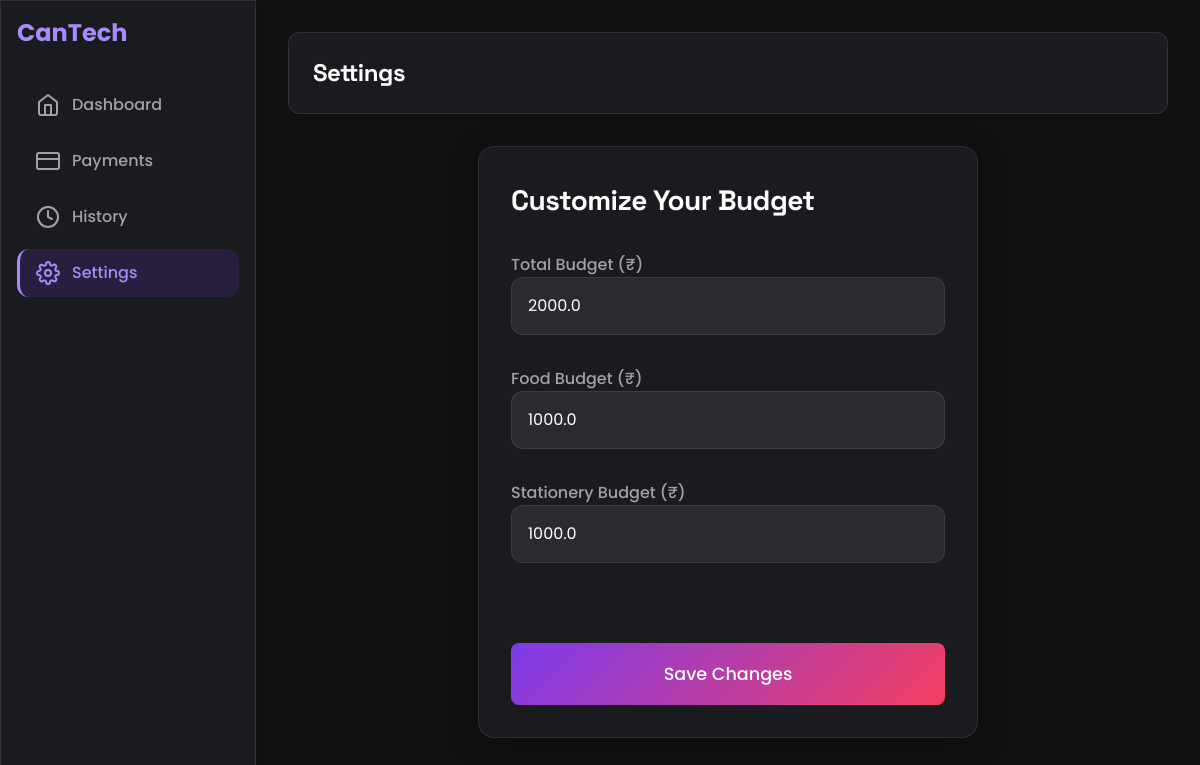
The page /settings (signed in) on the database its author committed.
### tables this page shows
CREATE TABLE users (
                            id INTEGER PRIMARY KEY AUTOINCREMENT,
                            name TEXT NOT NULL,
                            college TEXT NOT NULL,
                            student_id TEXT UNIQUE NOT NULL,
                            email TEXT UNIQUE NOT NULL,
                            password TEXT NOT NULL, status TEXT NOT NULL DEFAULT 'pending', total_budget REAL DEFAULT 2000, food_budget REAL DEFAULT 1000, stationery_budget REAL DEFAULT 1000);

### app.py (the view, shortened to what this page needs)
@app.route('/settings', methods=['GET', 'POST'])
@login_required
def settings():
    total_budget = 2000
    food_budget = 1000
    stationery_budget = 1000
    with sqlite3.connect("users.db") as conn:
        cursor = conn.cursor()
        cursor.execute("SELECT total_budget, food_budget, stationery_budget FROM users WHERE id = ?", (current_user.id,))
        result = cursor.fetchone()
        if result:
            total_budget, food_budget, stationery_budget = result
    return render_template('setting.html',
                           total_budget=total_budget,
                           food_budget=food_budget,
                           stationery_budget=stationery_budget)

### app.py (called while the page is built)
@login_manager.user_loader
def load_user(user_id):
    if user_id == "0":
        return User(id=0, email='admin', password='123')
    with sqlite3.connect("users.db") as conn:
        cursor = conn.cursor()
        cursor.execute("SELECT id, email, password FROM users WHERE id = ?", (user_id,))
        user = cursor.fetchone()
        if user:
            return User(id=user[0], email=user[1], password=user[2])
    return None

### templates/setting.html (shortened to what this page needs)
<!DOCTYPE html>
<html lang="en" class="dark">
<head>
    <link href="https://cdnjs.cloudflare.com/ajax/libs/tailwindcss/2.2.19/tailwind.min.css" rel="stylesheet">
</head>
<body class="bg-gray-50">
    <div class="flex min-h-screen">
        <aside class="w-64 bg-white shadow-lg p-4 space-y-4">
            <div class="text-2xl font-bold text-brand mb-8">CanTech</div>
            <nav class="space-y-2">
                <a href="{{ url_for('dashboard') }}" class="sidebar-link flex items-center space-x-3 p-3">
                    <i data-feather="home"></i>
                    <span>Dashboard</span>
                </a>
                <a href="{{ url_for('payments') }}" class="sidebar-link flex items-center space-x-3 p-3">
                    <i data-feather="credit-card"></i>
                    <span>Payments</span>
                </a>
                <a href="{{ url_for('history') }}" class="sidebar-link flex items-center space-x-3 p-3">
                    <i data-feather="clock"></i>
                    <span>History</span>
                </a>
                <a href="{{ url_for('settings') }}" class="sidebar-link active flex items-center space-x-3 p-3">
                    <i data-feather="settings"></i>
                    <span>Settings</span>
                </a>
            </nav>
        </aside>
        <main class="flex-1 p-8">
            <header class="flex justify-between items-center mb-8 bg-white p-6 rounded-xl shadow-sm">
                <div>
                    <h1 class="text-2xl font-bold text-gray-800">Settings</h1>
                </div>
            </header>
            <div class="form-section max-w-2xl mx-auto">
                <h3>Customize Your Budget</h3>
                <form method="POST" action="{{ url_for('settings') }}" id="budgetForm">
                    <div class="form-group">
                        <label for="total_budget">Total Budget (₹)</label>
                        <input type="number" id="total_budget" name="limit" min="1000" max="10000" value="{{ total_budget }}" required>
                    </div>
                    <div class="form-group">
                        <label for="food_budget">Food Budget (₹)</label>
                        <input type="number" id="food_budget" name="food_limit" min="500" max="{{ total_budget }}" value="{{ food_budget }}" required>
                    </div>
                    <div class="form-group">
                        <label for="stationery_budget">Stationery Budget (₹)</label>
                        <input type="number" id="stationery_budget" name="stationery_limit" min="500" max="{{ total_budget }}" value="{{ stationery_budget }}" required>
                    </div>
                    <div>
                        <button type="submit" class="settings-btn w-full">Save Changes</button>
                    </div>
                </form>
            </div>
        </main>
    </div>
</body>
</html>

### templates/setting.html (style rules this page uses)
:root { --primary: #7C3AED; --primary-light: #A78BFA; --surface: #1A1B1E; --surface-light: #2A2B2F; --background: #111112; --text-primary: #FFFFFF; --text-secondary: #A1A1AA; --accent: #F43F5E; --gradient: linear-gradient(135deg, #7C3AED, #F43F5E); }
body { background-color: var(--background); color: var(--text-primary); font-family: 'Poppins', sans-serif; }
h1, h2, h3, .brand-text { font-family: 'Space Grotesk', sans-serif; letter-spacing: -0.02em; }
.sidebar-link { color: var(--text-secondary); font-weight: 500; transition: all 0.3s ease; border-radius: 0.75rem; padding: 0.75rem 1rem; margin-bottom: 0.25rem; border-left: 3px solid transparent; }
.sidebar-link.active { background: rgba(124, 58, 237, 0.15); color: var(--primary-light); border-left-color: var(--primary-light); }
aside, header, .transaction-item { background-color: var(--surface); border: 1px solid rgba(255, 255, 255, 0.1); }
.text-gray-800 { color: var(--text-primary) !important; }
.bg-white { background-color: var(--surface) !important; }
.bg-gray-50 { background-color: var(--background) !important; }
.text-brand { color: var(--primary-light); }
.form-section { background: var(--surface); border: 1px solid rgba(255, 255, 255, 0.08); box-shadow: 0 8px 32px rgba(0, 0, 0, 0.3); backdrop-filter: blur(20px); padding: 2rem; border-radius: 1rem; }
input[type="number"] { background: var(--surface-light); border: 1px solid rgba(255, 255, 255, 0.08); color: var(--text-primary); padding: 0.75rem 1rem; border-radius: 0.75rem; transition: all 0.3s ease; }
label { color: var(--text-secondary); font-weight: 500; }
.settings-btn { background: var(--gradient); color: var(--text-primary); padding: 0.75rem 1.5rem; border-radius: 0.5rem; font-weight: 500; transition: all 0.3s ease; }
.form-section { max-width: 500px; margin-left: auto; margin-right: auto; }
.form-section h3 { font-size: 1.75rem; font-weight: bold; color: var(--text-primary); margin-bottom: 2rem; }
.form-group { margin-bottom: 2rem; }
.form-group label { margin-bottom: 0.75rem; }
input[type="number"] { width: 100%; padding: 1rem; font-size: 1rem; }
.settings-btn { width: 100%; padding: 1.1rem 1.75rem; font-size: 1.1rem; }

### rows shown on the page
users: limit "2000.0", food_limit "1000.0", stationery_limit "1000.0"
